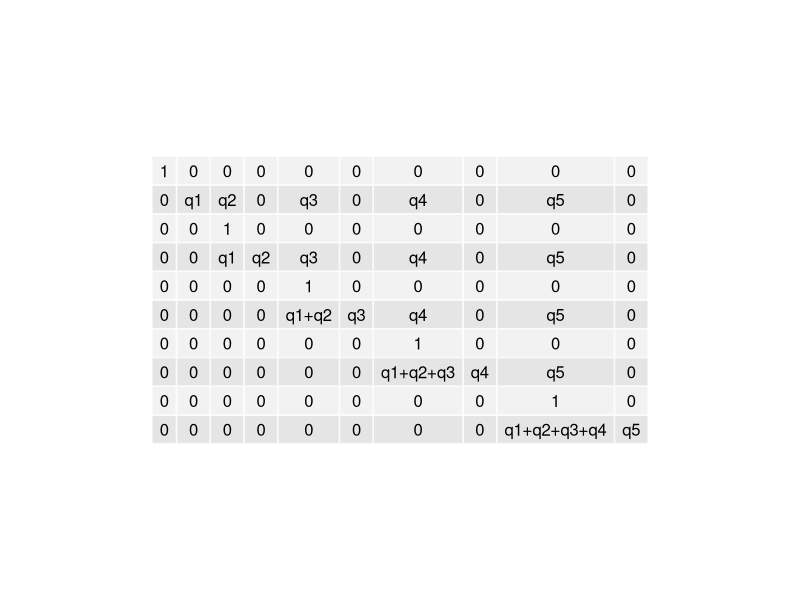
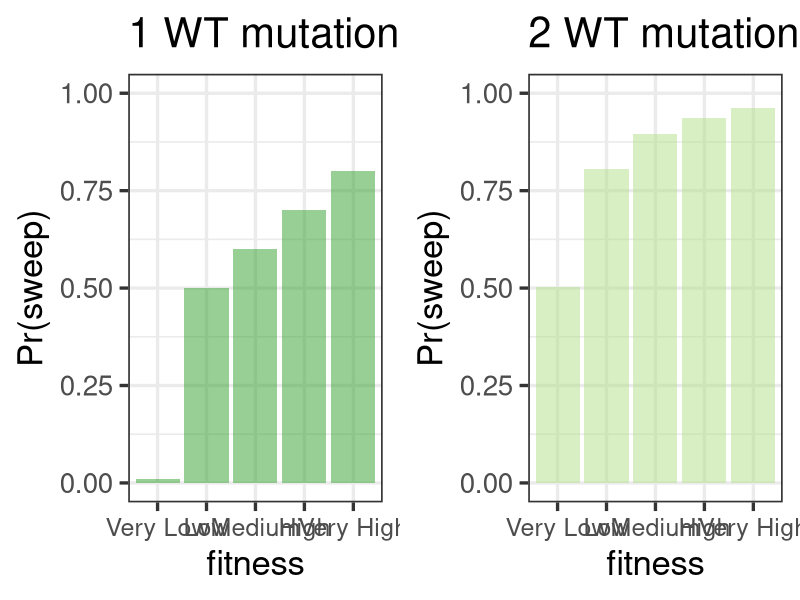

These charts were generated, in order, by the following R code:
#Sweep probability matrix calculation

library("ggplot2")
library("gridExtra")
library("grid")
library("cowplot")

# Function to create a transition matrix of size n x n
create_transition_matrix <- function(v) {
  n <- length(v)
  Tmatrix <- matrix(0, nrow = 2*n, ncol = 2*n)
  
  for (i in 1:(2*n)) {
    for (j in 1:(2*n)) {
      if(i==j & i%%2 != 0) {Tmatrix[i,j] <- 1}  # odd diagonals =1
      if(i==j & i%%2 == 0){Tmatrix[i,j] <- v[i/2]} # even diagonals = q1, q2, q3 etc..
      if(i%%2 == 0 & j%%2 != 0 & j>i){Tmatrix[i,j] <- v[(j+1)/2]} #even rows, odd columns to the right of the diagonal
      if(i!=2 & i%%2 ==0 & j == i -1){Tmatrix[i,j] <- ifelse(any(!sapply(v, is.numeric)), paste(v[1:((i/2) -1)], collapse = "+"), sum(v[1:(i/2 -1)]))} #even rows, odd columns, left of the diagonal
    } 
  }
  return(Tmatrix)
}

generate_transition_impact_plots <- function(sweep_prob, fitness_prob, bin_names, number_of_sims){
# Create P(sweep) after applying transition matrix

# what does the sweeps prob chart look like before transition
sims_in_bins_after_1mutation <- number_of_sims * fitness_prob
sweeps_after_1mutation <- sweep_prob * fitness_prob * number_of_sims
non_sweeps_after_1mutation <- sims_in_bins_after_1mutation - sweeps_after_1mutation

data1 <- data.frame(
  category = factor(bin_names, levels = bin_names),
  value = sweep_prob)

print(data1)

g1 <-ggplot(data1, aes(x = category, y = value)) +
    geom_bar(stat = "identity", fill ="#33A02C", alpha = 0.5) +
    theme_bw(base_size = 25) +
    theme(axis.text.x = element_text(size = 18)) + # Adjust the size as needed
    ylim(0,1) +
    labs(title = "1 WT mutation", x = "fitness", y = "Pr(sweep)")


# apply transition matrix to find the probability of sweeps chart after a second mutation in the wild type
n1 <- length(sweep_prob)
state_vector <- c()

for (i in 1:n1) {
  state_vector <- append(state_vector, sweeps_after_1mutation[i])
  state_vector <- append(state_vector, non_sweeps_after_1mutation[i])
  }

print("State vector at start:")
print(state_vector)

T_M1 <- create_transition_matrix(fitness_prob)

New_state_vector <- state_vector %*% T_M1
print("State vector at end:")
print(New_state_vector)

# now extract and plot the sweeps... put in some test values and see what happens...

sweeps_after_2mutations = c()
non_sweeps_after_2mutations = c()
simulations_after_2mutations = c()
Psweep_after_2mutations = c()

for (i in 1:n1) {
  sweeps_after_2mutations <- append(sweeps_after_2mutations, New_state_vector[2*i -1])
  non_sweeps_after_2mutations <- append(non_sweeps_after_2mutations, New_state_vector[2*i] )
  simulations_after_2mutations <- append(simulations_after_2mutations, sweeps_after_2mutations[i]+non_sweeps_after_2mutations[i])
  Psweep_after_2mutations <- append(Psweep_after_2mutations,sweeps_after_2mutations[i]/ simulations_after_2mutations[i])
}

data2 <- data.frame(
  category = factor(bin_names, levels = bin_names),
  value = Psweep_after_2mutations)

print(data2)

g2 <-ggplot(data2, aes(x = category, y = value)) +
  geom_bar(stat = "identity",fill ="#B2DF8A", alpha = 0.5) +
  theme_bw(base_size = 25) +
  theme(axis.text.x = element_text(size = 18)) + # Adjust the size as needed
  ylim(0,1) +
  labs(title = "2 WT mutation", x = "fitness", y = "Pr(sweep)")

print(plot_grid(g1, g2, ncol = 2, nrow = 1))

#return data
sweep_prob <- Psweep_after_2mutations
fitness_prob <- simulations_after_2mutations/number_of_sims

return(c(sweep_prob, fitness_prob, bin_names, number_of_sims))

}

#### Create an algebraic transition matrix ####
v <- c("q1","q2","q3", "q4", "q5")
T_M <- create_transition_matrix(v)

# Create a plot to visualise the matrix 
table_grob <- tableGrob(T_M)
grid.newpage()
grid.draw(table_grob)
      
#### Test transition matrix on input assumptions ####

## input assumptions explanation ##
#sweep_prob <- the probability of a sweep in each of the n bins
#fitness_prob <-the probability of a simulations being in each of the n bins
#bin_names <- fitness bins names/values, NB. START FROM LOWEST FITNESS TO HIGHEST IN ORDER
#number_of_sims <- total number of simulations

#Test case1
#generate_transition_impact_plots(sweep_prob = c(0.01, 0.5, 0.8), fitness_prob = c(0.01, 0.495, 0.495) , bin_names = c("Low", "Medium", "High") , number_of_sims = 1000)

# 4 state case 
#generate_transition_impact_plots(sweep_prob = c(0.01, 0.5, 0.7, 0.8), fitness_prob = c(0.01, 0.33, 0.33, 0.33) , bin_names = c("Low", "Medium", "High", "Very High") , number_of_sims = 1000)

# 5 state case 
generate_transition_impact_plots(sweep_prob = c(0.01, 0.5, 0.6, 0.7, 0.8), fitness_prob = c(0.01, 0.2475, 0.2475, 0.2475, 0.2475) , bin_names = c("Very Low", "Low","Medium", "High", "Very High") , number_of_sims = 1000)

# 20 state case 
#generate_transition_impact_plots(sweep_prob = c(0.01, 0.1, 0.15, 0.2, 0.25, 0.3, 0.35, 0.4, 0.45, 0.5, 0.55, 0.6, 0.65, 0.7, 0.72, 0.74, 0.76, 0.78, 0.79, 0.8), fitness_prob = c(0.01, 0.0495, 0.0495, 0.0495, 0.0495, 0.0495, 0.0495, 0.0495, 0.0495, 0.0495, 0.0495, 0.0495, 0.0495, 0.0495, 0.0495, 0.0495, 0.0495, 0.0495, 0.0495, 0.0495) , bin_names = c("0.1", "0.2","0.3", "0.4", "0.5", "0.6", "0.7", "0.8", "0.9", "1.0", "1.1", "1.2", "1.3", "1.4", "1.5", "1.6", "1.7", "1.8", "1.9", "2.0") , number_of_sims = 10000)

  

